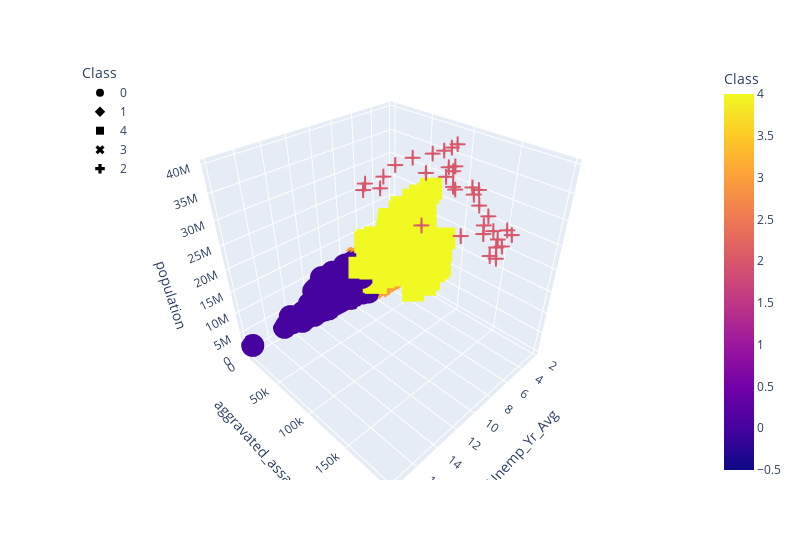

The code cell stored with this chart in its notebook:
### Code cell
fig = px.scatter_3d(
    aa_fbi_ue_df,
    x="Unemp_Yr_Avg",
    y="aggravated_assault",
    z="population",
    color="Class",
    symbol="Class",
    width=800,
    )
fig.update_layout(legend=dict(x=0, y=1))
fig.show()

### Figure 1 — Plotly figure (JSON) as saved in the notebook; plotly's stock layout.template omitted (floating-point values rounded to 4 significant figures; data arrays with more than 128 entries replaced by an {"elided": "..."} marker saying what was removed)
{"data": [{"hovertemplate": "Class=%{marker.color}<br>Unemp_Yr_Avg=%{x}<br>aggravated_assault=%{y}<br>population=%{z}<extra></extra>", "legendgroup": "0", "marker": {"color": {"elided": "465 int values"}, "coloraxis": "coloraxis", "symbol": "circle"}, "mode": "markers", "name": "0", "scene": "scene", "showlegend": true, "type": "scatter3d", "x": {"elided": "465 float values"}, "y": {"elided": "465 int values"}, "z": {"elided": "465 int values"}}, {"hovertemplate": "Class=%{marker.color}<br>Unemp_Yr_Avg=%{x}<br>aggravated_assault=%{y}<br>population=%{z}<extra></extra>", "legendgroup": "1", "marker": {"color": {"elided": "837 int values"}, "coloraxis": "coloraxis", "symbol": "diamond"}, "mode": "markers", "name": "1", "scene": "scene", "showlegend": true, "type": "scatter3d", "x": {"elided": "837 float values"}, "y": {"elided": "837 int values"}, "z": {"elided": "837 int values"}}, {"hovertemplate": "Class=%{marker.color}<br>Unemp_Yr_Avg=%{x}<br>aggravated_assault=%{y}<br>population=%{z}<extra></extra>", "legendgroup": "4", "marker": {"color": {"elided": "138 int values"}, "coloraxis": "coloraxis", "symbol": "square"}, "mode": "markers", "name": "4", "scene": "scene", "showlegend": true, "type": "scatter3d", "x": {"elided": "138 float values"}, "y": {"elided": "138 int values"}, "z": {"elided": "138 int values"}}, {"hovertemplate": "Class=%{marker.color}<br>Unemp_Yr_Avg=%{x}<br>aggravated_assault=%{y}<br>population=%{z}<extra></extra>", "legendgroup": "3", "marker": {"color": {"elided": "500 int values"}, "coloraxis": "coloraxis", "symbol": "x"}, "mode": "markers", "name": "3", "scene": "scene", "showlegend": true, "type": "scatter3d", "x": {"elided": "500 float values"}, "y": {"elided": "500 int values"}, "z": {"elided": "500 int values"}}, {"hovertemplate": "Class=%{marker.color}<br>Unemp_Yr_Avg=%{x}<br>aggravated_assault=%{y}<br>population=%{z}<extra></extra>", "legendgroup": "2", "marker": {"color": [2, 2, 2, 2, 2, 2, 2, 2, 2, 2, 2, 2, 2, 2, 2, 2, 2, 2, 2, 2, 2, 2, 2, 2, 2, 2, 2, 2, 2, 2, 2, 2, 2, 2], "coloraxis": "coloraxis", "symbol": "cross"}, "mode": "markers", "name": "2", "scene": "scene", "showlegend": true, "type": "scatter3d", "x": [7.2, 6.7, 5.8, 5.3, 5.1, 5.8, 7.7, 9.3, 9.5, 8.6, 7.9, 7.3, 6.4, 5.9, 5.2, 4.9, 5.4, 6.7, 6.8, 6.2, 5.4, 4.9, 5.4, 7.3, 11.1, 12.2, 11.7, 10.4, 8.9, 7.5, 6.2, 5.5, 4.8, 4.2], "y": [101185, 140701, 155569, 161055, 172581, 182602, 189428, 198045, 194083, 191548, 186458, 167614, 163346, 149148, 136472, 138418, 136087, 130827, 129380, 115400, 114661, 111620, 109547, 104896, 100156, 95877, 91195, 94702, 89029, 91804, 99349, 104375, 105418, 105412], "z": [26365000, 26981000, 27663000, 28168000, 29063000, 29760021, 30380000, 30867000, 31211000, 31431000, 31589000, 31878000, 32268000, 32667000, 33145121, 33871648, 34600463, 35001986, 35462712, 35842038, 36154147, 36457549, 36553215, 36756666, 36961664, 37338198, 37683933, 37999878, 38431393, 38792291, 38993940, 39296476, 39399349, 39557045]}], "layout": {"coloraxis": {"colorbar": {"title": {"text": "Class"}}, "colorscale": [[0, "#0d0887"], [0.1111, "#46039f"], [0.2222, "#7201a8"], [0.3333, "#9c179e"], [0.4444, "#bd3786"], [0.5556, "#d8576b"], [0.6667, "#ed7953"], [0.7778, "#fb9f3a"], [0.8889, "#fdca26"], [1, "#f0f921"]]}, "legend": {"title": {"text": "Class"}, "tracegroupgap": 0, "x": 0, "y": 1}, "margin": {"t": 60}, "scene": {"domain": {"x": [0, 1], "y": [0, 1]}, "xaxis": {"title": {"text": "Unemp_Yr_Avg"}}, "yaxis": {"title": {"text": "aggravated_assault"}}, "zaxis": {"title": {"text": "population"}}}, "width": 800}}
